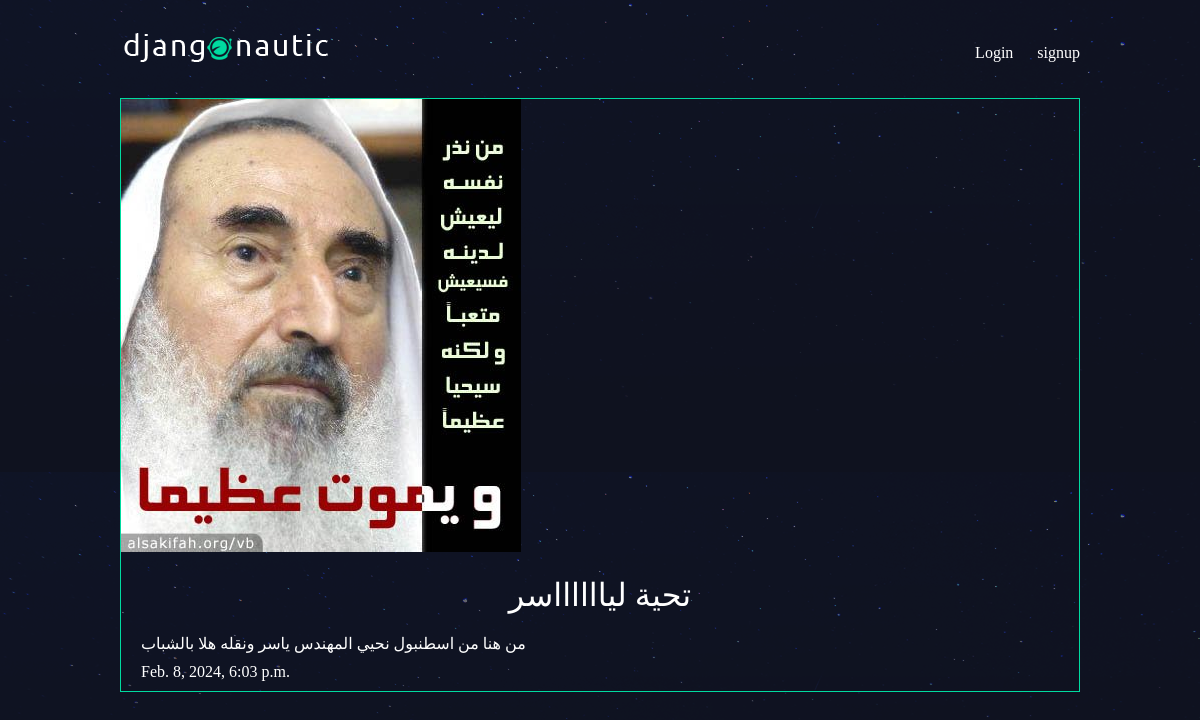
The app's page /articles/yasser-hello-world/ with its own data.
### articles/models.py (models this page shows, shortened)
class Article(models.Model):
    title = models.CharField(max_length=100)
    slug = models.SlugField()
    body = models.TextField()
    date = models.DateTimeField(auto_now_add=True)
    thumb = models.ImageField(default='default.png', blank=True)
    author = models.ForeignKey(User, on_delete=models.CASCADE, default=None)

### articles/views.py (the view)
# urls.py: path('<slug:slug>/', views.article_detail, name="detail"),
def article_detail(request, slug):
  article = Article.objects.get(slug=slug)
  return render(request, 'articles/article_detail.html', { 'article': article })

### articles/templates/articles/article_detail.html
{% extends 'base_layout.html' %}
{% block content %}
<div class="article-detail">
    <div class="article">
        <img src="{{ article.thumb.url }}" />
        <h2>{{ article.title }}</h2>
        <p>{{ article.body }}</p>
        <p>{{ article.date }}</p>
    </div>
</div>
{% endblock %}

### assets/styles.css (style rules this page uses)
body { background-color: #0f121f; background-image: url(/static/stars.png); background-repeat-y: no-repeat; color: #fff; }
body * { font-family: Ubuntu; }
h1, h2, h3, h4, h5 { font-weight: normal; margin: 0; }
.article { padding: 10px; border: 1px solid #00dba0; position: relative; padding-bottom: 40px; }
.article h2 { font-size: 1.2em; }
.article-detail .article { padding: 0; }
.article-detail .article img { max-width: 100%; }
.article-detail .article h2 { text-align: center; margin: 20px auto; font-size: 2em }
.article-detail .article p { margin: 10px 20px }

### records on screen
Article: thumb (picture), title "تحية ليااااااسر", body "من هنا من اسطنبول نحيي المهندس ياسر ونقله هلا بالشباب", date "Feb. 8, 2024, 6:03 p.m."
